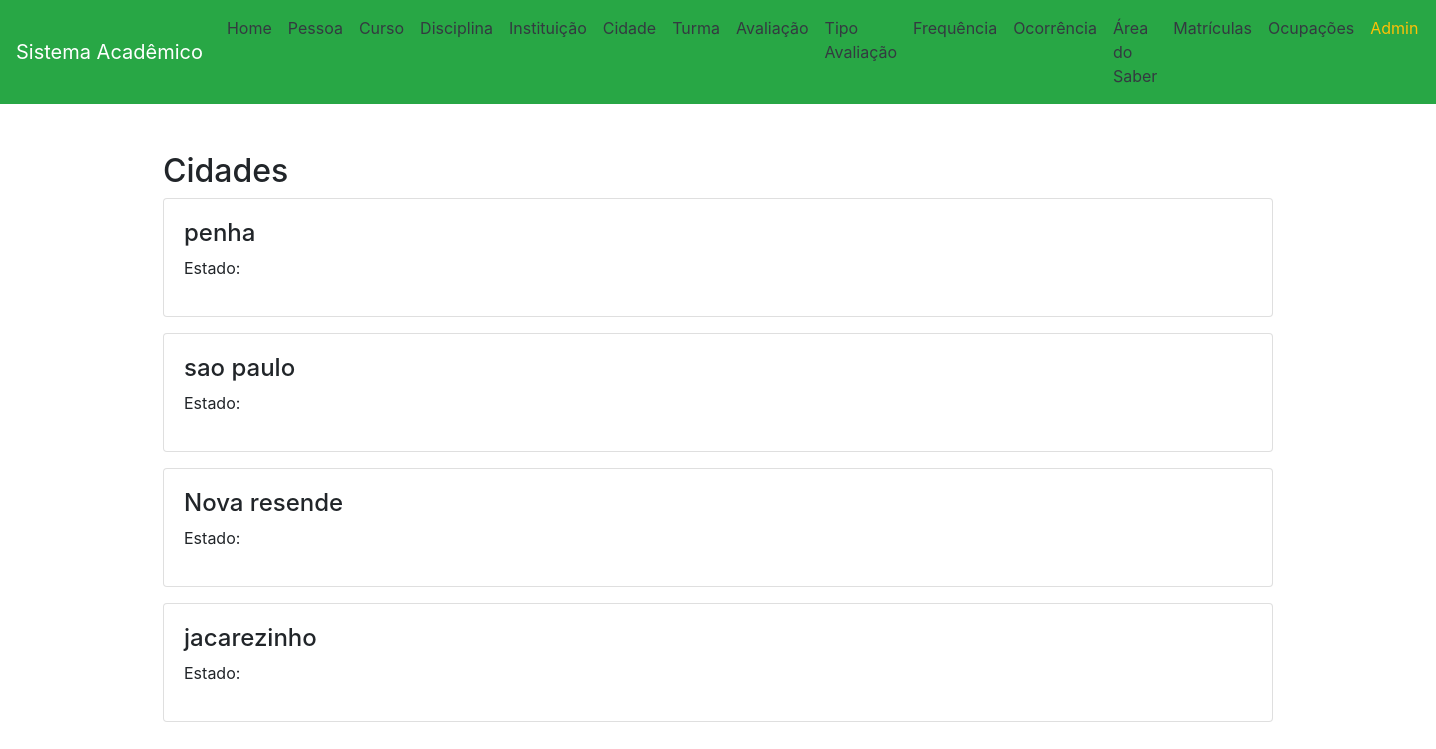
The page /cidade/ on the database its author committed.
### app/models.py (models this page shows, shortened)
class Cidade(models.Model):
    nome = models.CharField(max_length=100)
    uf = models.CharField(max_length=2)

### app/views.py (the view)
# urls.py: path('cidade/', CidadeView.as_view(), name='cidade'),
class CidadeView(View):
    def get(self, request):
        cidades = Cidade.objects.all()
        return render(request, 'cidade.html', {'cidades': cidades})

### app/templates/cidade.html (shortened to what this page needs)
{% extends "base.html" %}
{% block content %}
<h2>Cidades</h2>
{% for cid in cidades %}
<div class="card mb-3">
    <div class="card-body">
        <h4>{{ cid.nome }}</h4>
        <p>Estado: {{ cid.estado }}</p>
    </div>
</div>
{% endfor %}
{% endblock %}

### rows shown on the page
Cidade: nome "penha"
Cidade: nome "sao paulo"
Cidade: nome "Nova resende"
Cidade: nome "jacarezinho"
